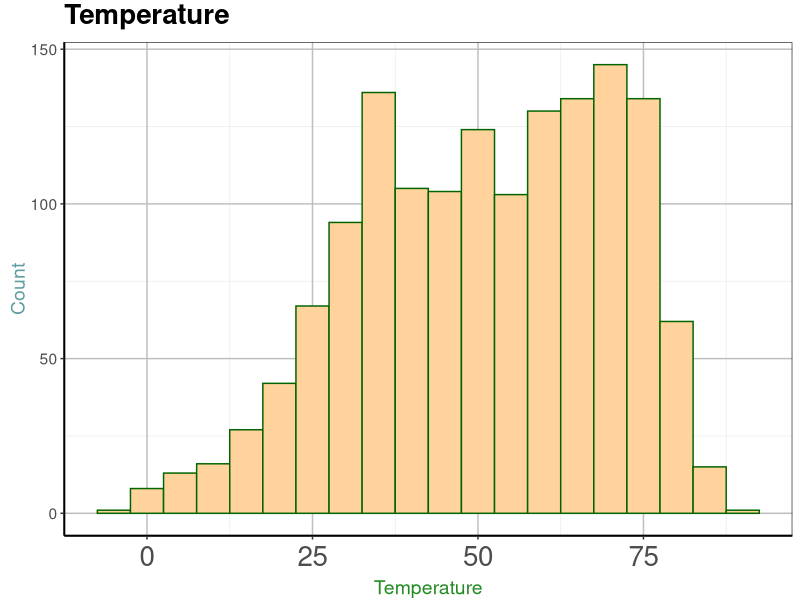
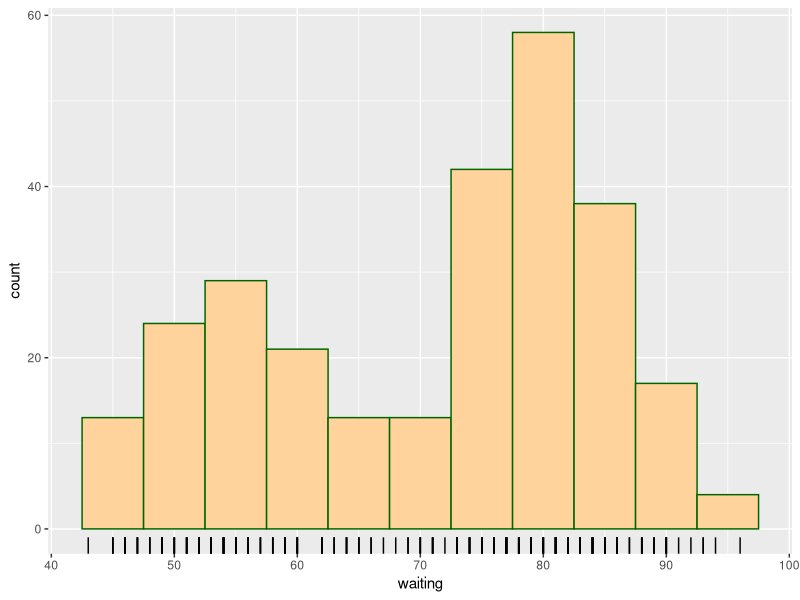
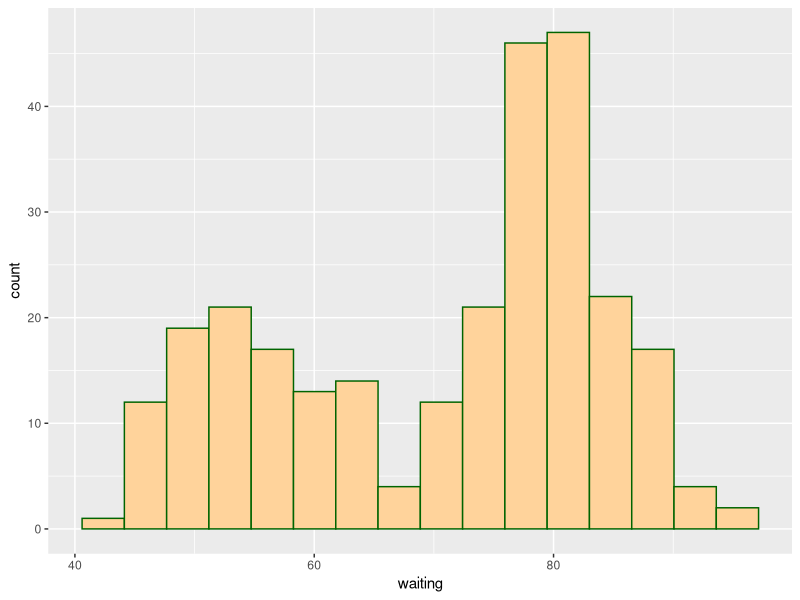

Write the R code that produced these figures, in order. (Note: this script raises an error after producing the figures.)
library(ggplot2)
library(ggthemes)

nmmaps<-read.csv("chicago-nmmaps.csv", as.is=T)
nmmaps$date<-as.Date(nmmaps$date)
nmmaps<-nmmaps[nmmaps$date>as.Date("1996-12-31"),]
nmmaps$year<-substring(nmmaps$date,1,4)


g <- ggplot(nmmaps, aes(x=temp)) +
        theme_bw() +
        geom_histogram(binwidth=5, fill="burlywood1", colour="darkgreen") +                     
        labs(x="Temperature", y="Count", title="Temperature") +
        theme(plot.title = element_text(size=20, face="bold", vjust=1.5, lineheight=1.2)) +
        theme(axis.text.x=element_text(angle=0, size=20, vjust=0.5)) +
        theme(
                axis.title.x = element_text(color="forestgreen", vjust=-0.35),
                axis.title.y = element_text(color="cadetblue" , vjust=0.35)   ) +
        theme(panel.grid.major = element_line(size = 0.5, color = "grey"), 
              axis.line = element_line(size = 0.7, color = "black"), 
              legend.position = c(0.15, 0.7), 
              text = element_text(size = 14))    
g


plot <- ggplot(faithful, aes(x=waiting)) +
        geom_histogram(binwidth=5, fill="burlywood1", colour="darkgreen") +
        geom_rug(sides="b")  # "b" = bottom
plot

#Dynamic bin size
binsize <- diff(range(faithful$waiting))/15
plot <- ggplot(faithful, aes(x=waiting)) +
        geom_histogram(binwidth=binsize, fill="burlywood1", colour="darkgreen", origin=30)
plot

library(MASS)
#Copy database
birthwt1 <- birthwt

#Convert factors to names.
birthwt1$smoke <- as.factor(birthwt1$smoke)
birthwt1$smoke <- revalue(birthwt1$smoke, c("0"="No Smoke", "1" = "Smoke"))

#Plot histogram with facets
plot2 <- ggplot(birthwt1, aes(x=bwt)) +
        geom_histogram(fill="burlywood1", colour = "darkgreen") +
        facet_grid(smoke ~ .)
plot2

#Overplotting
plot3 <- ggplot(birthwt1, aes(x=bwt, fill = smoke)) +
        geom_histogram(binwidth = 200, position = "identity", alpha = 0.8) +
        scale_fill_brewer(palette="Set1") +
        theme_bw() +
        theme(
                axis.title.x = element_text(color="forestgreen", vjust=-0.35),
                axis.title.y = element_text(color="cadetblue" , vjust=0.35)   ) +
        theme(panel.grid.major = element_line(size = 0.5, color = "grey"), 
              axis.line = element_line(size = 0.7, color = "black"), 
              legend.position = c(0.15, 0.7), 
              text = element_text(size = 14))
plot3

#Including a density plot.  The ..density.. ensures the scales are comparable.
# size determines the outlining line size.
plot4 <- ggplot(faithful, aes(x=waiting, y=..density..)) +
        geom_histogram(fill="burlywood1", colour="darkgreen", size=0.5) +
        geom_line(stat="density") +
        xlim(35,105) + 
        geom_vline(x=75, lty=2, colour="red", lwd=1) +
        theme_bw() +
        theme(
                axis.title.x = element_text(color="forestgreen", vjust=-0.35),
                axis.title.y = element_text(color="cadetblue" , vjust=0.35)   ) +
        theme(panel.grid.major = element_line(size = 0.5, color = "grey"), 
              axis.line = element_line(size = 0.7, color = "black"), 
              legend.position = c(0.15, 0.7), 
              text = element_text(size = 14))
plot4

